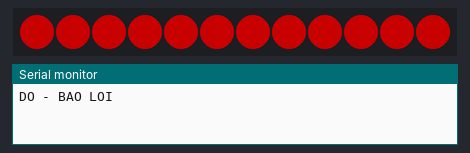
The sketch below on a simulated Arduino Uno, built with avr-gcc and run on an emulated ATmega328P. On the bench: 12 RGB LEDs in strip order, left to right, the last lines printed to the serial monitor. Dim RGB values are drawn brighter than linear.

Above: at 0.1 s.
At 1.1 s:
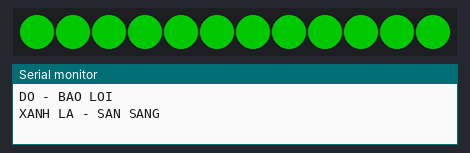
At 2.1 s:
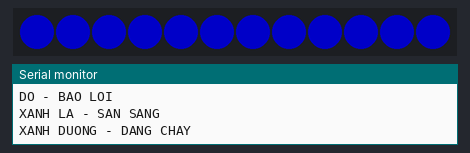
At 3.1 s:
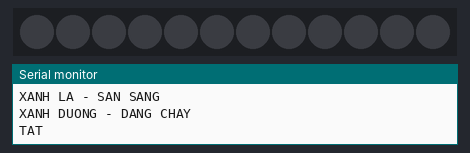

Measured:
- by itself, everything shown: repeats every 4.0 s, in 4 steps
- what the display in image 1 shows lasts 1.0 s, from 1.0 s to 2.0 s

The sketch:

Bai_02_led_neopixel_co_ban.ino
```cpp
// BÀI 2: LED NEOPIXEL CƠ BẢN TRÊN ROBOT
#include <Adafruit_NeoPixel.h>

const uint8_t LED_PIN = 13;
const uint8_t SO_LED = 12;
Adafruit_NeoPixel vongLed(SO_LED, LED_PIN, NEO_GRB + NEO_KHZ800);

void datMau(uint8_t r, uint8_t g, uint8_t b) {
  uint32_t mau = vongLed.Color(r, g, b);
  for (uint8_t i = 0; i < SO_LED; i++) {
    vongLed.setPixelColor(i, mau);
  }
  vongLed.show();
}

void setup() {
  Serial.begin(115200);
  vongLed.begin();
  vongLed.setBrightness(100);
  vongLed.clear();
  vongLed.show();
}

void loop() {
  Serial.println(F("DO - BAO LOI"));
  datMau(255, 0, 0); delay(1000);
  Serial.println(F("XANH LA - SAN SANG"));
  datMau(0, 255, 0); delay(1000);
  Serial.println(F("XANH DUONG - DANG CHAY"));
  datMau(0, 0, 255); delay(1000);
  Serial.println(F("TAT"));
  datMau(0, 0, 0); delay(1000);
}
```
